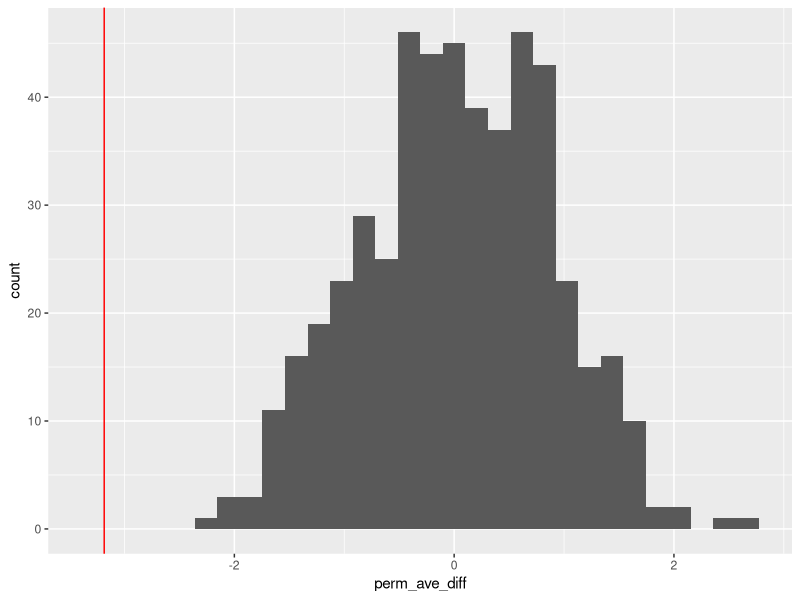
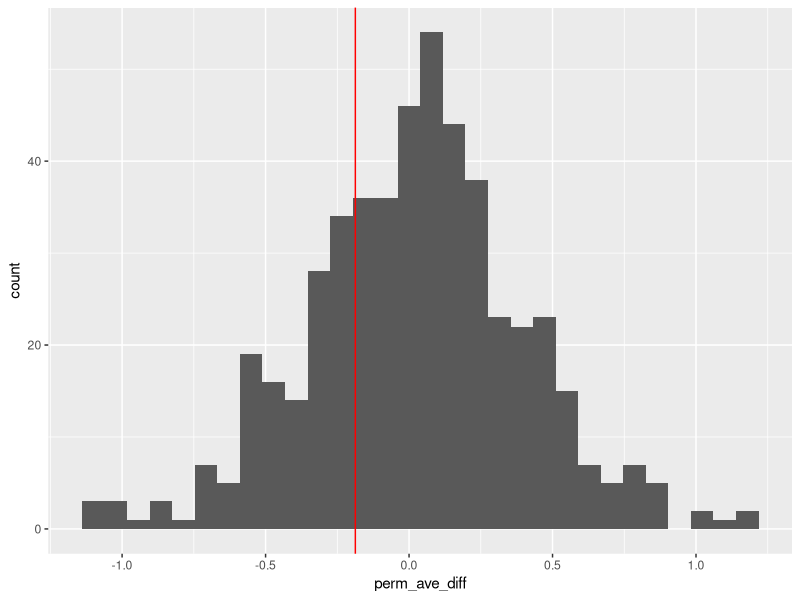
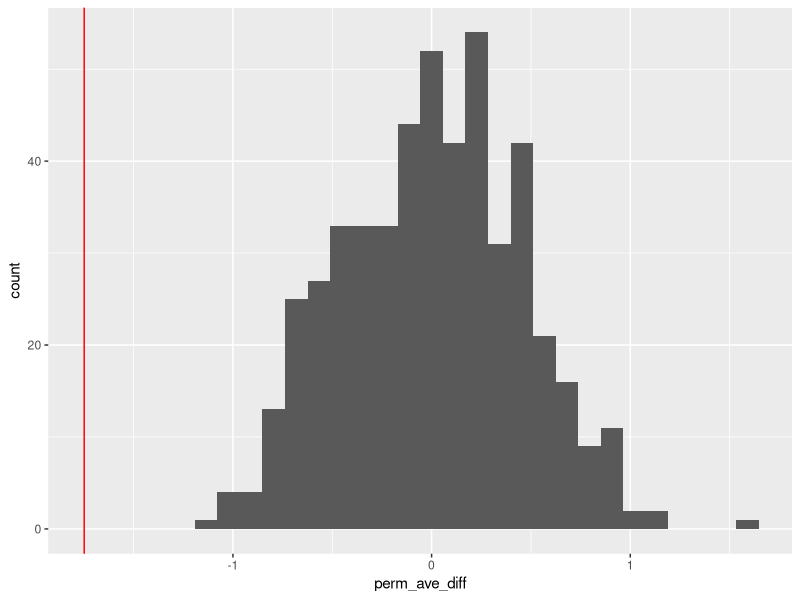
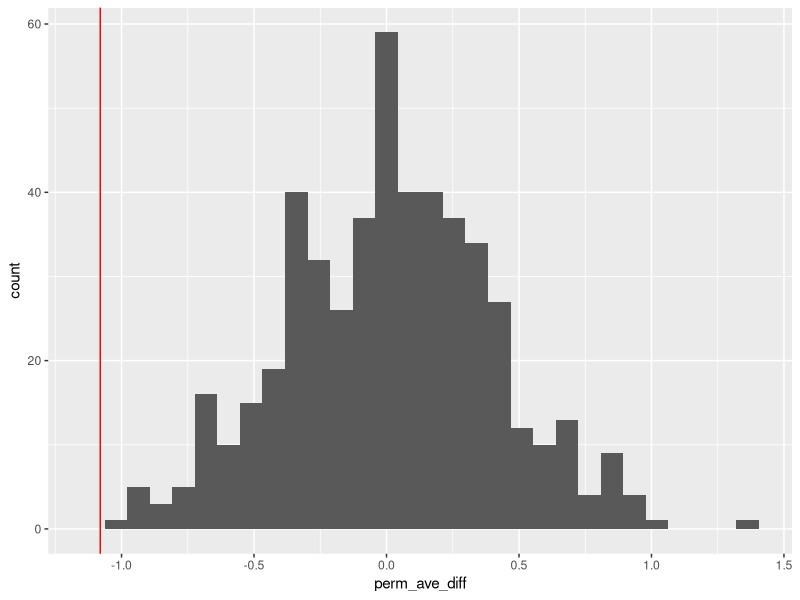

Generate these figures, in order, with R:
## ---- chunk 1

#| echo: false

library(tidyverse)
library(ggplot2)
library(readxl)
library(dplyr)

TesLaS_DataSet <- read_excel("TesLaS_DataSet.xlsx")  #read the excel file 

## ---- chunk 2
#| echo: true
#| message: false
#| warning: false

#renamed all of the German variable names. I couldn't get the Proband:innen one to rename, I think because of the colon, but that's participant ID 

TesLaS_DataSet <- TesLaS_DataSet |> 
  rename(
    trial_number = Nummer,
    condition = Bedingung,
    variant = Variante,
    cued_correct_images = Summe_Korrekt_Abbildungen,
    cued_correct_statements = Summe_Korrekt_Aussagen,
    cued_correct_total = Summe_Gesamt,
    cued_correct_testing = Summe_Korrekt_Testing,
    cued_correct_restudy = Summe_Korrekt_Restudy,
    testing_advantage_cued_recall = Testing_Vorteil_CuedRecall,
    transfer_correct_images = Tra_Summe_Korrekt_Abbildungen,
    transfer_correct_statements = Tra_Summe_Korrekt_Aussagen,
    transfer_correct_total = Tra_Summe_Gesamt,
    transfer_correct_testing = Korrekt_Testing_Transfer,
    transfer_correct_restudy = Korrekt_Restudy_Transfer,
    testing_advantage_transfer = Testing_Vorteil_Transfer
  ) |>
  mutate(  #renamed the conditions so it's easier to follow later 
  condition = case_when(
    condition == 1 ~ "monolingual",
    condition == 2 ~ "switching for final tests",
    condition == 3 ~ "switching for subsequent learning" )) 



head(TesLaS_DataSet) #show 6 rows

## ---- chunk 3
#| echo: true
#| message: false
#| warning: false

TesLaS_means <- TesLaS_DataSet |>
  group_by(condition) |> 
  summarise(   #collapses it all into the grouped conditions 
    mean_cued_correct_testing = mean(cued_correct_testing, na.rm = TRUE),
    mean_cued_correct_restudy = mean(cued_correct_restudy, na.rm = TRUE),
    mean_transfer_correct_testing = mean(transfer_correct_testing, na.rm = TRUE),
    mean_transfer_correct_restudy = mean(transfer_correct_restudy, na.rm = TRUE),
    n = n() #number of participants per condition 
  )


TesLaS_means #return the tibble, should be 3x6 

## ---- chunk 4
set.seed(47)

perm1_data <- function(rep, data) {
  data |>
    #picked conditions 1 and 3 to compare, I don't think I can do all 3 at once
    filter(condition == "monolingual" | condition == "switching for subsequent learning") |>
    select(condition, cued_correct_testing, transfer_correct_testing, cued_correct_restudy, cued_correct_testing) |>
    
    #I don't actually care about the results by the different types of final tests, so I'm combining them
    mutate(combined_testing = (cued_correct_testing + transfer_correct_testing + cued_correct_restudy + cued_correct_testing) / 2) |>
    
    select(condition, combined_testing) |>
    
    #permute 
    mutate(testing_perm = sample(combined_testing, replace = FALSE)) |>
    
    #compute the mean
    group_by(condition) |>
    summarize(obs_ave  = mean(combined_testing, na.rm = TRUE), 
              perm_ave = mean(testing_perm, na.rm = TRUE)
              ) |>
    
    arrange(condition) |>
    
    #calculate differences
    summarize(obs_ave_diff  = diff(obs_ave),
              perm_ave_diff = diff(perm_ave),
              rep = rep)
}

## ---- chunk 5

set.seed(47)
perm1_stats <- 
  map(1:500, perm1_data, data = TesLaS_DataSet) |> 
  list_rbind() 

perm1_stats |> 
  ggplot(aes(x = perm_ave_diff)) + 
  geom_histogram() + 
  geom_vline(aes(xintercept = obs_ave_diff), color = "red")

## ---- chunk 6

perm1_stats |> 
  summarize(p_val_ave = mean(perm_ave_diff > obs_ave_diff))

## ---- chunk 7
set.seed(47)

perm2_data <- function(rep, data) {
  data |>
    #picked conditions 1 and 3 to compare, I don't think I can do all 3 at once
    filter(condition == "monolingual" | condition == "switching for subsequent learning") |>
    select(condition, cued_correct_restudy, transfer_correct_restudy) |>
    
    #I don't actually care about the results by the different types of final tests, so I'm combining them
    mutate(combined_testing = (cued_correct_restudy + transfer_correct_restudy) / 2) |>
    
    select(condition, combined_testing) |>
    
    #permute 
    mutate(testing_perm = sample(combined_testing, replace = FALSE)) |>
    
    #compute the mean
    group_by(condition) |>
    summarize(obs_ave  = mean(combined_testing, na.rm = TRUE), 
              perm_ave = mean(testing_perm, na.rm = TRUE)
              ) |>
    
    arrange(condition) |>
    
    #calculate differences
    summarize(obs_ave_diff  = diff(obs_ave),
              perm_ave_diff = diff(perm_ave),
              rep = rep)
}

## ---- chunk 8

set.seed(47)
perm2_stats <- 
  map(1:500, perm2_data, data = TesLaS_DataSet) |> 
  list_rbind() 

perm2_stats |> 
  ggplot(aes(x = perm_ave_diff)) + 
  geom_histogram() + 
  geom_vline(aes(xintercept = obs_ave_diff), color = "red")

## ---- chunk 9

perm2_stats |> 
  summarize(p_val_ave = mean(perm_ave_diff > obs_ave_diff))

## ---- chunk 10
set.seed(47)

perm3_data <- function(rep, data) {
  data |>
    #picked conditions 1 and 3 to compare, I don't think I can do all 3 at once
    filter(condition == "monolingual" | condition == "switching for subsequent learning") |>
    select(condition, cued_correct_testing, transfer_correct_testing) |>
    
    #I don't actually care about the results by the different types of final tests, so I'm combining them
    mutate(combined_testing = (cued_correct_testing + transfer_correct_testing) / 2) |>
    
    select(condition, combined_testing) |>
    
    #permute 
    mutate(testing_perm = sample(combined_testing, replace = FALSE)) |>
    
    #compute the mean
    group_by(condition) |>
    summarize(obs_ave  = mean(combined_testing, na.rm = TRUE), 
              perm_ave = mean(testing_perm, na.rm = TRUE)
              ) |>
    
    arrange(condition) |>
    
    #calculate differences
    summarize(obs_ave_diff  = diff(obs_ave),
              perm_ave_diff = diff(perm_ave),
              rep = rep)
}

## ---- chunk 11

set.seed(47)
perm3_stats <- 
  map(1:500, perm3_data, data = TesLaS_DataSet) |> 
  list_rbind() 

perm3_stats |> 
  ggplot(aes(x = perm_ave_diff)) + 
  geom_histogram() + 
  geom_vline(aes(xintercept = obs_ave_diff), color = "red")

## ---- chunk 12

perm3_stats |> 
  summarize(p_val_ave = mean(perm_ave_diff > obs_ave_diff))

## ---- chunk 13
set.seed(47)

perm4_data <- function(rep, data) {
  data |>
    #picked conditions 1 and 3 to compare, I don't think I can do all 3 at once
    filter(condition == "switching for final tests" | condition == "switching for subsequent learning") |>
    select(condition, cued_correct_testing, transfer_correct_testing) |>
    
    #I don't actually care about the results by the different types of final tests, so I'm combining them
    mutate(combined_testing = (cued_correct_testing + transfer_correct_testing) / 2) |>
    
    select(condition, combined_testing) |>
    
    #permute 
    mutate(testing_perm = sample(combined_testing, replace = FALSE)) |>
    
    #compute the mean
    group_by(condition) |>
    summarize(obs_ave  = mean(combined_testing, na.rm = TRUE), 
              perm_ave = mean(testing_perm, na.rm = TRUE)
              ) |>
    
    arrange(condition) |>
    
    #calculate differences
    summarize(obs_ave_diff  = diff(obs_ave),
              perm_ave_diff = diff(perm_ave),
              rep = rep)
}

## ---- chunk 14

set.seed(47)
perm4_stats <- 
  map(1:500, perm4_data, data = TesLaS_DataSet) |> 
  list_rbind() 

perm4_stats |> 
  ggplot(aes(x = perm_ave_diff)) + 
  geom_histogram() + 
  geom_vline(aes(xintercept = obs_ave_diff), color = "red")

## ---- chunk 15

perm4_stats |> 
  summarize(p_val_ave = mean(perm_ave_diff > obs_ave_diff))

